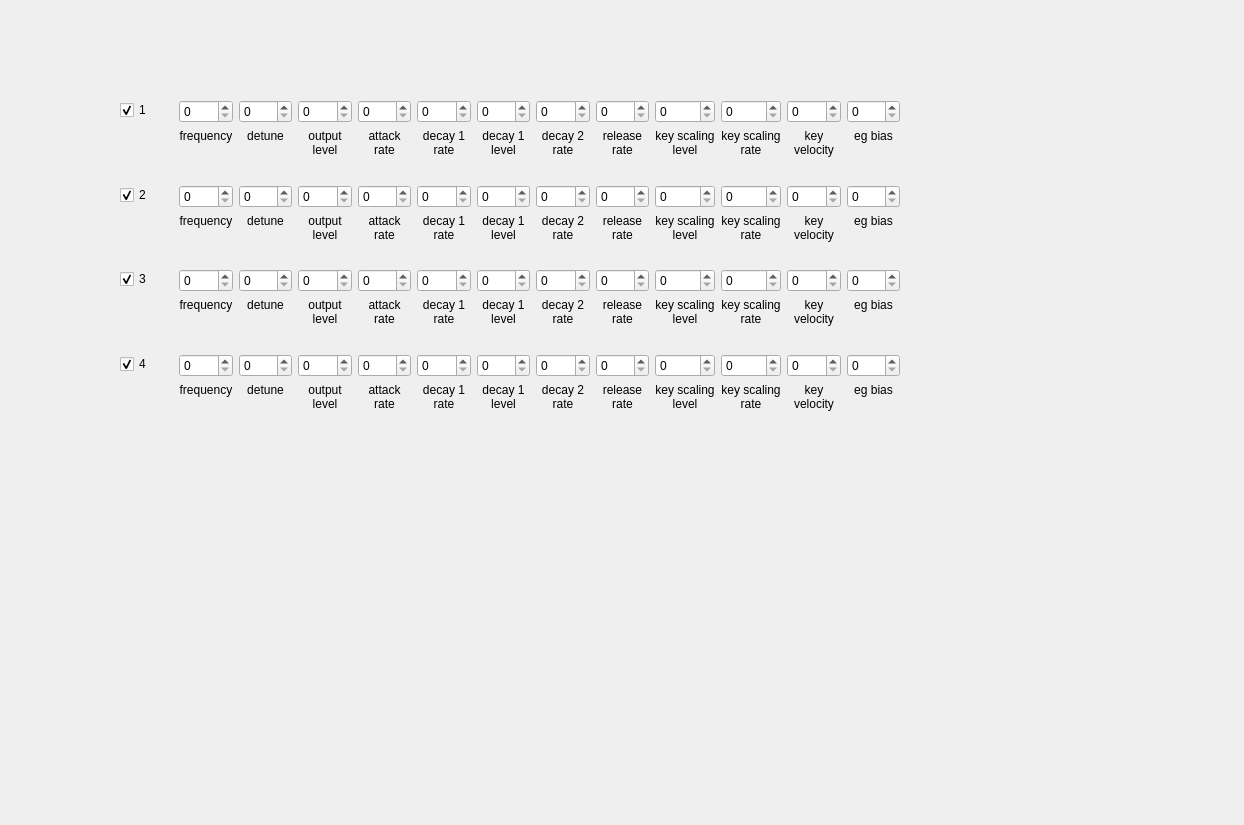
<?xml version="1.0" encoding="UTF-8"?>
<ui version="4.0">
 <class>Form</class>
 <widget class="QWidget" name="Form">
  <property name="geometry">
   <rect>
    <x>0</x>
    <y>0</y>
    <width>1244</width>
    <height>825</height>
   </rect>
  </property>
  <property name="windowTitle">
   <string>Form</string>
  </property>
  <widget class="QWidget" name="">
   <property name="geometry">
    <rect>
     <x>120</x>
     <y>100</y>
     <width>780</width>
     <height>332</height>
    </rect>
   </property>
   <layout class="QGridLayout" name="gridLayout">
    <item row="0" column="0">
     <layout class="QHBoxLayout" name="horizontalLayout">
      <item>
       <layout class="QVBoxLayout" name="verticalLayout_14">
        <item>
         <widget class="QCheckBox" name="checkBox_operator1">
          <property name="text">
           <string>1</string>
          </property>
          <property name="checked">
           <bool>true</bool>
          </property>
         </widget>
        </item>
        <item>
         <spacer name="verticalSpacer">
          <property name="orientation">
           <enum>Qt::Vertical</enum>
          </property>
          <property name="sizeHint" stdset="0">
           <size>
            <width>20</width>
            <height>40</height>
           </size>
          </property>
         </spacer>
        </item>
       </layout>
      </item>
      <item>
       <layout class="QVBoxLayout" name="verticalLayout_2">
        <item>
         <widget class="QSpinBox" name="spinBox_frequency_1">
          <property name="maximum">
           <number>63</number>
          </property>
         </widget>
        </item>
        <item>
         <widget class="QLabel" name="label">
          <property name="text">
           <string>frequency</string>
          </property>
          <property name="alignment">
           <set>Qt::AlignHCenter|Qt::AlignTop</set>
          </property>
         </widget>
        </item>
       </layout>
      </item>
      <item>
       <layout class="QVBoxLayout" name="verticalLayout_3">
        <item>
         <widget class="QSpinBox" name="spinBox_detune_1">
          <property name="maximum">
           <number>7</number>
          </property>
         </widget>
        </item>
        <item>
         <widget class="QLabel" name="label_2">
          <property name="text">
           <string>detune</string>
          </property>
          <property name="alignment">
           <set>Qt::AlignHCenter|Qt::AlignTop</set>
          </property>
         </widget>
        </item>
       </layout>
      </item>
      <item>
       <layout class="QVBoxLayout" name="verticalLayout_4">
        <item>
         <widget class="QSpinBox" name="spinBox_outputLevel_1"/>
        </item>
        <item>
         <widget class="QLabel" name="label_3">
          <property name="text">
           <string>output
level</string>
          </property>
          <property name="alignment">
           <set>Qt::AlignHCenter|Qt::AlignTop</set>
          </property>
         </widget>
        </item>
       </layout>
      </item>
      <item>
       <layout class="QVBoxLayout" name="verticalLayout_5">
        <item>
         <widget class="QSpinBox" name="spinBox_attackRate_1">
          <property name="maximum">
           <number>31</number>
          </property>
         </widget>
        </item>
        <item>
         <widget class="QLabel" name="label_4">
          <property name="text">
           <string>attack
rate</string>
          </property>
          <property name="alignment">
           <set>Qt::AlignHCenter|Qt::AlignTop</set>
          </property>
         </widget>
        </item>
       </layout>
      </item>
      <item>
       <layout class="QVBoxLayout" name="verticalLayout_6">
        <item>
         <widget class="QSpinBox" name="spinBox_decay1Rate_1">
          <property name="maximum">
           <number>31</number>
          </property>
         </widget>
        </item>
        <item>
         <widget class="QLabel" name="label_5">
          <property name="text">
           <string>decay 1
rate</string>
          </property>
          <property name="alignment">
           <set>Qt::AlignHCenter|Qt::AlignTop</set>
          </property>
         </widget>
        </item>
       </layout>
      </item>
      <item>
       <layout class="QVBoxLayout" name="verticalLayout_7">
        <item>
         <widget class="QSpinBox" name="spinBox_decay1Level_1">
          <property name="maximum">
           <number>15</number>
          </property>
         </widget>
        </item>
        <item>
         <widget class="QLabel" name="label_6">
          <property name="text">
           <string>decay 1
level</string>
          </property>
          <property name="alignment">
           <set>Qt::AlignHCenter|Qt::AlignTop</set>
          </property>
         </widget>
        </item>
       </layout>
      </item>
      <item>
       <layout class="QVBoxLayout" name="verticalLayout_8">
        <item>
         <widget class="QSpinBox" name="spinBox_decay2Rate_1">
          <property name="maximum">
           <number>31</number>
          </property>
         </widget>
        </item>
        <item>
         <widget class="QLabel" name="label_7">
          <property name="text">
           <string>decay 2
rate</string>
          </property>
          <property name="alignment">
           <set>Qt::AlignHCenter|Qt::AlignTop</set>
          </property>
         </widget>
        </item>
       </layout>
      </item>
      <item>
       <layout class="QVBoxLayout" name="verticalLayout_9">
        <item>
         <widget class="QSpinBox" name="spinBox_releaseRate_1">
          <property name="maximum">
           <number>15</number>
          </property>
         </widget>
        </item>
        <item>
         <widget class="QLabel" name="label_8">
          <property name="text">
           <string>release
rate</string>
          </property>
          <property name="alignment">
           <set>Qt::AlignHCenter|Qt::AlignTop</set>
          </property>
         </widget>
        </item>
       </layout>
      </item>
      <item>
       <layout class="QVBoxLayout" name="verticalLayout_10">
        <item>
         <widget class="QSpinBox" name="spinBox_keyscalingLevel_1"/>
        </item>
        <item>
         <widget class="QLabel" name="label_9">
          <property name="text">
           <string>key scaling
level</string>
          </property>
          <property name="alignment">
           <set>Qt::AlignHCenter|Qt::AlignTop</set>
          </property>
         </widget>
        </item>
       </layout>
      </item>
      <item>
       <layout class="QVBoxLayout" name="verticalLayout_11">
        <item>
         <widget class="QSpinBox" name="spinBox_keyScalingRate_1">
          <property name="maximum">
           <number>3</number>
          </property>
         </widget>
        </item>
        <item>
         <widget class="QLabel" name="label_10">
          <property name="text">
           <string>key scaling
rate</string>
          </property>
          <property name="alignment">
           <set>Qt::AlignHCenter|Qt::AlignTop</set>
          </property>
         </widget>
        </item>
       </layout>
      </item>
      <item>
       <layout class="QVBoxLayout" name="verticalLayout_12">
        <item>
         <widget class="QSpinBox" name="spinBox_keyVelocity_1">
          <property name="maximum">
           <number>7</number>
          </property>
         </widget>
        </item>
        <item>
         <widget class="QLabel" name="label_11">
          <property name="text">
           <string>key
velocity</string>
          </property>
          <property name="alignment">
           <set>Qt::AlignHCenter|Qt::AlignTop</set>
          </property>
         </widget>
        </item>
       </layout>
      </item>
      <item>
       <layout class="QVBoxLayout" name="verticalLayout_13">
        <item>
         <widget class="QSpinBox" name="spinBox_egBias_1">
          <property name="maximum">
           <number>7</number>
          </property>
         </widget>
        </item>
        <item>
         <widget class="QLabel" name="label_12">
          <property name="text">
           <string>eg bias</string>
          </property>
          <property name="alignment">
           <set>Qt::AlignHCenter|Qt::AlignTop</set>
          </property>
         </widget>
        </item>
       </layout>
      </item>
     </layout>
    </item>
    <item row="1" column="0">
     <layout class="QHBoxLayout" name="horizontalLayout_2">
      <item>
       <layout class="QVBoxLayout" name="verticalLayout_15">
        <item>
         <widget class="QCheckBox" name="checkBox_operator1_2">
          <property name="text">
           <string>2</string>
          </property>
          <property name="checked">
           <bool>true</bool>
          </property>
         </widget>
        </item>
        <item>
         <spacer name="verticalSpacer_2">
          <property name="orientation">
           <enum>Qt::Vertical</enum>
          </property>
          <property name="sizeHint" stdset="0">
           <size>
            <width>20</width>
            <height>40</height>
           </size>
          </property>
         </spacer>
        </item>
       </layout>
      </item>
      <item>
       <layout class="QVBoxLayout" name="verticalLayout_16">
        <item>
         <widget class="QSpinBox" name="spinBox_frequency_2">
          <property name="maximum">
           <number>63</number>
          </property>
         </widget>
        </item>
        <item>
         <widget class="QLabel" name="label_13">
          <property name="text">
           <string>frequency</string>
          </property>
          <property name="alignment">
           <set>Qt::AlignHCenter|Qt::AlignTop</set>
          </property>
         </widget>
        </item>
       </layout>
      </item>
      <item>
       <layout class="QVBoxLayout" name="verticalLayout_17">
        <item>
         <widget class="QSpinBox" name="spinBox_detune_2">
          <property name="maximum">
           <number>7</number>
          </property>
         </widget>
        </item>
        <item>
         <widget class="QLabel" name="label_14">
          <property name="text">
           <string>detune</string>
          </property>
          <property name="alignment">
           <set>Qt::AlignHCenter|Qt::AlignTop</set>
          </property>
         </widget>
        </item>
       </layout>
      </item>
      <item>
       <layout class="QVBoxLayout" name="verticalLayout_18">
        <item>
         <widget class="QSpinBox" name="spinBox_outputLevel_2"/>
        </item>
        <item>
         <widget class="QLabel" name="label_15">
          <property name="text">
           <string>output
level</string>
          </property>
          <property name="alignment">
           <set>Qt::AlignHCenter|Qt::AlignTop</set>
          </property>
         </widget>
        </item>
       </layout>
      </item>
      <item>
       <layout class="QVBoxLayout" name="verticalLayout_19">
        <item>
         <widget class="QSpinBox" name="spinBox_attackRate_2">
          <property name="maximum">
           <number>31</number>
          </property>
         </widget>
        </item>
        <item>
         <widget class="QLabel" name="label_16">
          <property name="text">
           <string>attack
rate</string>
          </property>
          <property name="alignment">
           <set>Qt::AlignHCenter|Qt::AlignTop</set>
          </property>
         </widget>
        </item>
       </layout>
      </item>
      <item>
       <layout class="QVBoxLayout" name="verticalLayout_20">
        <item>
         <widget class="QSpinBox" name="spinBox_decay1Rate_2">
          <property name="maximum">
           <number>31</number>
          </property>
         </widget>
        </item>
        <item>
         <widget class="QLabel" name="label_17">
          <property name="text">
           <string>decay 1
rate</string>
          </property>
          <property name="alignment">
           <set>Qt::AlignHCenter|Qt::AlignTop</set>
          </property>
         </widget>
        </item>
       </layout>
      </item>
      <item>
       <layout class="QVBoxLayout" name="verticalLayout_21">
        <item>
         <widget class="QSpinBox" name="spinBox_decay1Level_2">
          <property name="maximum">
           <number>15</number>
          </property>
         </widget>
        </item>
        <item>
         <widget class="QLabel" name="label_18">
          <property name="text">
           <string>decay 1
level</string>
          </property>
          <property name="alignment">
           <set>Qt::AlignHCenter|Qt::AlignTop</set>
          </property>
         </widget>
        </item>
       </layout>
      </item>
      <item>
       <layout class="QVBoxLayout" name="verticalLayout_22">
        <item>
         <widget class="QSpinBox" name="spinBox_decay2Rate_2">
          <property name="maximum">
           <number>31</number>
          </property>
         </widget>
        </item>
        <item>
         <widget class="QLabel" name="label_19">
          <property name="text">
           <string>decay 2
rate</string>
          </property>
          <property name="alignment">
           <set>Qt::AlignHCenter|Qt::AlignTop</set>
          </property>
         </widget>
        </item>
       </layout>
      </item>
      <item>
       <layout class="QVBoxLayout" name="verticalLayout_23">
        <item>
         <widget class="QSpinBox" name="spinBox_releaseRate_2">
          <property name="maximum">
           <number>15</number>
          </property>
         </widget>
        </item>
        <item>
         <widget class="QLabel" name="label_20">
          <property name="text">
           <string>release
rate</string>
          </property>
          <property name="alignment">
           <set>Qt::AlignHCenter|Qt::AlignTop</set>
          </property>
         </widget>
        </item>
       </layout>
      </item>
      <item>
       <layout class="QVBoxLayout" name="verticalLayout_24">
        <item>
         <widget class="QSpinBox" name="spinBox_keyscalingLevel_2"/>
        </item>
        <item>
         <widget class="QLabel" name="label_21">
          <property name="text">
           <string>key scaling
level</string>
          </property>
          <property name="alignment">
           <set>Qt::AlignHCenter|Qt::AlignTop</set>
          </property>
         </widget>
        </item>
       </layout>
      </item>
      <item>
       <layout class="QVBoxLayout" name="verticalLayout_25">
        <item>
         <widget class="QSpinBox" name="spinBox_keyScalingRate_2">
          <property name="maximum">
           <number>3</number>
          </property>
         </widget>
        </item>
        <item>
         <widget class="QLabel" name="label_22">
          <property name="text">
           <string>key scaling
rate</string>
          </property>
          <property name="alignment">
           <set>Qt::AlignHCenter|Qt::AlignTop</set>
          </property>
         </widget>
        </item>
       </layout>
      </item>
      <item>
       <layout class="QVBoxLayout" name="verticalLayout_26">
        <item>
         <widget class="QSpinBox" name="spinBox_keyVelocity_2">
          <property name="maximum">
           <number>7</number>
          </property>
         </widget>
        </item>
        <item>
         <widget class="QLabel" name="label_23">
          <property name="text">
           <string>key
velocity</string>
          </property>
          <property name="alignment">
           <set>Qt::AlignHCenter|Qt::AlignTop</set>
          </property>
         </widget>
        </item>
       </layout>
      </item>
      <item>
       <layout class="QVBoxLayout" name="verticalLayout_27">
        <item>
         <widget class="QSpinBox" name="spinBox_egBias_2">
          <property name="maximum">
           <number>7</number>
          </property>
         </widget>
        </item>
        <item>
         <widget class="QLabel" name="label_24">
          <property name="text">
           <string>eg bias</string>
          </property>
          <property name="alignment">
           <set>Qt::AlignHCenter|Qt::AlignTop</set>
          </property>
         </widget>
        </item>
       </layout>
      </item>
     </layout>
    </item>
    <item row="2" column="0">
     <layout class="QHBoxLayout" name="horizontalLayout_3">
      <item>
       <layout class="QVBoxLayout" name="verticalLayout_28">
        <item>
         <widget class="QCheckBox" name="checkBox_operator1_3">
          <property name="text">
           <string>3</string>
          </property>
          <property name="checked">
           <bool>true</bool>
          </property>
         </widget>
        </item>
        <item>
         <spacer name="verticalSpacer_3">
          <property name="orientation">
           <enum>Qt::Vertical</enum>
          </property>
          <property name="sizeHint" stdset="0">
           <size>
            <width>20</width>
            <height>40</height>
           </size>
          </property>
         </spacer>
        </item>
       </layout>
      </item>
      <item>
       <layout class="QVBoxLayout" name="verticalLayout_29">
        <item>
         <widget class="QSpinBox" name="spinBox_frequency_3">
          <property name="maximum">
           <number>63</number>
          </property>
         </widget>
        </item>
        <item>
         <widget class="QLabel" name="label_25">
          <property name="text">
           <string>frequency</string>
          </property>
          <property name="alignment">
           <set>Qt::AlignHCenter|Qt::AlignTop</set>
          </property>
         </widget>
        </item>
       </layout>
      </item>
      <item>
       <layout class="QVBoxLayout" name="verticalLayout_30">
        <item>
         <widget class="QSpinBox" name="spinBox_detune_3">
          <property name="maximum">
           <number>7</number>
          </property>
         </widget>
        </item>
        <item>
         <widget class="QLabel" name="label_26">
          <property name="text">
           <string>detune</string>
          </property>
          <property name="alignment">
           <set>Qt::AlignHCenter|Qt::AlignTop</set>
          </property>
         </widget>
        </item>
       </layout>
      </item>
      <item>
       <layout class="QVBoxLayout" name="verticalLayout_31">
        <item>
         <widget class="QSpinBox" name="spinBox_outputLevel_3"/>
        </item>
        <item>
         <widget class="QLabel" name="label_27">
          <property name="text">
           <string>output
level</string>
          </property>
          <property name="alignment">
           <set>Qt::AlignHCenter|Qt::AlignTop</set>
          </property>
         </widget>
        </item>
       </layout>
      </item>
      <item>
       <layout class="QVBoxLayout" name="verticalLayout_32">
        <item>
         <widget class="QSpinBox" name="spinBox_attackRate_3">
          <property name="maximum">
           <number>31</number>
          </property>
         </widget>
        </item>
        <item>
         <widget class="QLabel" name="label_28">
          <property name="text">
           <string>attack
rate</string>
          </property>
          <property name="alignment">
           <set>Qt::AlignHCenter|Qt::AlignTop</set>
          </property>
         </widget>
        </item>
       </layout>
      </item>
      <item>
       <layout class="QVBoxLayout" name="verticalLayout_33">
        <item>
         <widget class="QSpinBox" name="spinBox_decay1Rate_3">
          <property name="maximum">
           <number>31</number>
          </property>
         </widget>
        </item>
        <item>
         <widget class="QLabel" name="label_29">
          <property name="text">
           <string>decay 1
rate</string>
          </property>
          <property name="alignment">
           <set>Qt::AlignHCenter|Qt::AlignTop</set>
          </property>
         </widget>
        </item>
       </layout>
      </item>
      <item>
       <layout class="QVBoxLayout" name="verticalLayout_34">
        <item>
         <widget class="QSpinBox" name="spinBox_decay1Level_3">
          <property name="maximum">
           <number>15</number>
          </property>
         </widget>
        </item>
        <item>
         <widget class="QLabel" name="label_30">
          <property name="text">
           <string>decay 1
level</string>
          </property>
          <property name="alignment">
           <set>Qt::AlignHCenter|Qt::AlignTop</set>
          </property>
         </widget>
        </item>
       </layout>
      </item>
      <item>
       <layout class="QVBoxLayout" name="verticalLayout_35">
        <item>
         <widget class="QSpinBox" name="spinBox_decay2Rate_3">
          <property name="maximum">
           <number>31</number>
          </property>
         </widget>
        </item>
        <item>
         <widget class="QLabel" name="label_31">
          <property name="text">
           <string>decay 2
rate</string>
          </property>
          <property name="alignment">
           <set>Qt::AlignHCenter|Qt::AlignTop</set>
          </property>
         </widget>
        </item>
       </layout>
      </item>
      <item>
       <layout class="QVBoxLayout" name="verticalLayout_36">
        <item>
         <widget class="QSpinBox" name="spinBox_releaseRate_3">
          <property name="maximum">
           <number>15</number>
          </property>
         </widget>
        </item>
        <item>
         <widget class="QLabel" name="label_32">
          <property name="text">
           <string>release
rate</string>
          </property>
          <property name="alignment">
           <set>Qt::AlignHCenter|Qt::AlignTop</set>
          </property>
         </widget>
        </item>
       </layout>
      </item>
      <item>
       <layout class="QVBoxLayout" name="verticalLayout_37">
        <item>
         <widget class="QSpinBox" name="spinBox_keyscalingLevel_3"/>
        </item>
        <item>
         <widget class="QLabel" name="label_33">
          <property name="text">
           <string>key scaling
level</string>
          </property>
          <property name="alignment">
           <set>Qt::AlignHCenter|Qt::AlignTop</set>
          </property>
         </widget>
        </item>
       </layout>
      </item>
      <item>
       <layout class="QVBoxLayout" name="verticalLayout_38">
        <item>
         <widget class="QSpinBox" name="spinBox_keyScalingRate_3">
          <property name="maximum">
           <number>3</number>
          </property>
         </widget>
        </item>
        <item>
         <widget class="QLabel" name="label_34">
          <property name="text">
           <string>key scaling
rate</string>
          </property>
          <property name="alignment">
           <set>Qt::AlignHCenter|Qt::AlignTop</set>
          </property>
         </widget>
        </item>
       </layout>
      </item>
      <item>
       <layout class="QVBoxLayout" name="verticalLayout_39">
        <item>
         <widget class="QSpinBox" name="spinBox_keyVelocity_3">
          <property name="maximum">
           <number>7</number>
          </property>
         </widget>
        </item>
        <item>
         <widget class="QLabel" name="label_35">
          <property name="text">
           <string>key
velocity</string>
          </property>
          <property name="alignment">
           <set>Qt::AlignHCenter|Qt::AlignTop</set>
          </property>
         </widget>
        </item>
       </layout>
      </item>
      <item>
       <layout class="QVBoxLayout" name="verticalLayout_40">
        <item>
         <widget class="QSpinBox" name="spinBox_egBias_3">
          <property name="maximum">
           <number>7</number>
          </property>
         </widget>
        </item>
        <item>
         <widget class="QLabel" name="label_36">
          <property name="text">
           <string>eg bias</string>
          </property>
          <property name="alignment">
           <set>Qt::AlignHCenter|Qt::AlignTop</set>
          </property>
         </widget>
        </item>
       </layout>
      </item>
     </layout>
    </item>
    <item row="3" column="0">
     <layout class="QHBoxLayout" name="horizontalLayout_4">
      <item>
       <layout class="QVBoxLayout" name="verticalLayout_41">
        <item>
         <widget class="QCheckBox" name="checkBox_operator1_4">
          <property name="text">
           <string>4</string>
          </property>
          <property name="checked">
           <bool>true</bool>
          </property>
         </widget>
        </item>
        <item>
         <spacer name="verticalSpacer_4">
          <property name="orientation">
           <enum>Qt::Vertical</enum>
          </property>
          <property name="sizeHint" stdset="0">
           <size>
            <width>20</width>
            <height>40</height>
           </size>
          </property>
         </spacer>
        </item>
       </layout>
      </item>
      <item>
       <layout class="QVBoxLayout" name="verticalLayout_42">
        <item>
         <widget class="QSpinBox" name="spinBox_frequency_4">
          <property name="maximum">
           <number>63</number>
          </property>
         </widget>
        </item>
        <item>
         <widget class="QLabel" name="label_37">
          <property name="text">
           <string>frequency</string>
          </property>
          <property name="alignment">
           <set>Qt::AlignHCenter|Qt::AlignTop</set>
          </property>
         </widget>
        </item>
       </layout>
      </item>
      <item>
       <layout class="QVBoxLayout" name="verticalLayout_43">
        <item>
         <widget class="QSpinBox" name="spinBox_detune_4">
          <property name="maximum">
           <number>7</number>
          </property>
         </widget>
        </item>
        <item>
         <widget class="QLabel" name="label_38">
          <property name="text">
           <string>detune</string>
          </property>
          <property name="alignment">
           <set>Qt::AlignHCenter|Qt::AlignTop</set>
          </property>
         </widget>
        </item>
       </layout>
      </item>
      <item>
       <layout class="QVBoxLayout" name="verticalLayout_44">
        <item>
         <widget class="QSpinBox" name="spinBox_outputLevel_4"/>
        </item>
        <item>
         <widget class="QLabel" name="label_39">
          <property name="text">
           <string>output
level</string>
          </property>
          <property name="alignment">
           <set>Qt::AlignHCenter|Qt::AlignTop</set>
          </property>
         </widget>
        </item>
       </layout>
      </item>
      <item>
       <layout class="QVBoxLayout" name="verticalLayout_45">
        <item>
         <widget class="QSpinBox" name="spinBox_attackRate_4">
          <property name="maximum">
           <number>31</number>
          </property>
         </widget>
        </item>
        <item>
         <widget class="QLabel" name="label_40">
          <property name="text">
           <string>attack
rate</string>
          </property>
          <property name="alignment">
           <set>Qt::AlignHCenter|Qt::AlignTop</set>
          </property>
         </widget>
        </item>
       </layout>
      </item>
      <item>
       <layout class="QVBoxLayout" name="verticalLayout_46">
        <item>
         <widget class="QSpinBox" name="spinBox_decay1Rate_4">
          <property name="maximum">
           <number>31</number>
          </property>
         </widget>
        </item>
        <item>
         <widget class="QLabel" name="label_41">
          <property name="text">
           <string>decay 1
rate</string>
          </property>
          <property name="alignment">
           <set>Qt::AlignHCenter|Qt::AlignTop</set>
          </property>
         </widget>
        </item>
       </layout>
      </item>
      <item>
       <layout class="QVBoxLayout" name="verticalLayout_47">
        <item>
         <widget class="QSpinBox" name="spinBox_decay1Level_4">
          <property name="maximum">
           <number>15</number>
          </property>
         </widget>
        </item>
        <item>
         <widget class="QLabel" name="label_42">
          <property name="text">
           <string>decay 1
level</string>
          </property>
          <property name="alignment">
           <set>Qt::AlignHCenter|Qt::AlignTop</set>
          </property>
         </widget>
        </item>
       </layout>
      </item>
      <item>
       <layout class="QVBoxLayout" name="verticalLayout_48">
        <item>
         <widget class="QSpinBox" name="spinBox_decay2Rate_4">
          <property name="maximum">
           <number>31</number>
          </property>
         </widget>
        </item>
        <item>
         <widget class="QLabel" name="label_43">
          <property name="text">
           <string>decay 2
rate</string>
          </property>
          <property name="alignment">
           <set>Qt::AlignHCenter|Qt::AlignTop</set>
          </property>
         </widget>
        </item>
       </layout>
      </item>
      <item>
       <layout class="QVBoxLayout" name="verticalLayout_49">
        <item>
         <widget class="QSpinBox" name="spinBox_releaseRate_4">
          <property name="maximum">
           <number>15</number>
          </property>
         </widget>
        </item>
        <item>
         <widget class="QLabel" name="label_44">
          <property name="text">
           <string>release
rate</string>
          </property>
          <property name="alignment">
           <set>Qt::AlignHCenter|Qt::AlignTop</set>
          </property>
         </widget>
        </item>
       </layout>
      </item>
      <item>
       <layout class="QVBoxLayout" name="verticalLayout_50">
        <item>
         <widget class="QSpinBox" name="spinBox_keyscalingLevel_4"/>
        </item>
        <item>
         <widget class="QLabel" name="label_45">
          <property name="text">
           <string>key scaling
level</string>
          </property>
          <property name="alignment">
           <set>Qt::AlignHCenter|Qt::AlignTop</set>
          </property>
         </widget>
        </item>
       </layout>
      </item>
      <item>
       <layout class="QVBoxLayout" name="verticalLayout_51">
        <item>
         <widget class="QSpinBox" name="spinBox_keyScalingRate_4">
          <property name="maximum">
           <number>3</number>
          </property>
         </widget>
        </item>
        <item>
         <widget class="QLabel" name="label_46">
          <property name="text">
           <string>key scaling
rate</string>
          </property>
          <property name="alignment">
           <set>Qt::AlignHCenter|Qt::AlignTop</set>
          </property>
         </widget>
        </item>
       </layout>
      </item>
      <item>
       <layout class="QVBoxLayout" name="verticalLayout_52">
        <item>
         <widget class="QSpinBox" name="spinBox_keyVelocity_4">
          <property name="maximum">
           <number>7</number>
          </property>
         </widget>
        </item>
        <item>
         <widget class="QLabel" name="label_47">
          <property name="text">
           <string>key
velocity</string>
          </property>
          <property name="alignment">
           <set>Qt::AlignHCenter|Qt::AlignTop</set>
          </property>
         </widget>
        </item>
       </layout>
      </item>
      <item>
       <layout class="QVBoxLayout" name="verticalLayout_53">
        <item>
         <widget class="QSpinBox" name="spinBox_egBias_4">
          <property name="maximum">
           <number>7</number>
          </property>
         </widget>
        </item>
        <item>
         <widget class="QLabel" name="label_48">
          <property name="text">
           <string>eg bias</string>
          </property>
          <property name="alignment">
           <set>Qt::AlignHCenter|Qt::AlignTop</set>
          </property>
         </widget>
        </item>
       </layout>
      </item>
     </layout>
    </item>
   </layout>
  </widget>
 </widget>
 <resources/>
 <connections/>
</ui>
